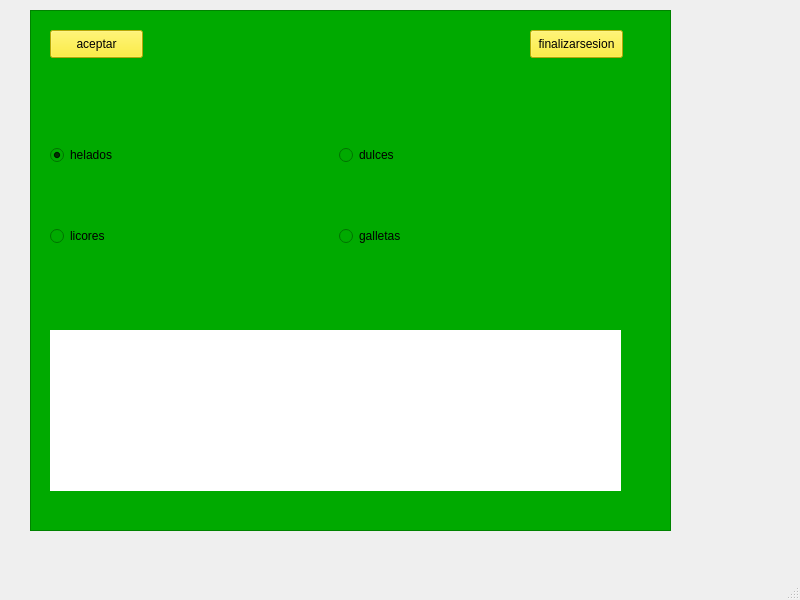
<?xml version="1.0" encoding="UTF-8"?>
<ui version="4.0">
 <class>MainWindow</class>
 <widget class="QMainWindow" name="MainWindow">
  <property name="geometry">
   <rect>
    <x>0</x>
    <y>0</y>
    <width>800</width>
    <height>600</height>
   </rect>
  </property>
  <property name="windowTitle">
   <string>MainWindow</string>
  </property>
  <widget class="QWidget" name="centralwidget">
   <widget class="QFrame" name="frame">
    <property name="geometry">
     <rect>
      <x>30</x>
      <y>10</y>
      <width>641</width>
      <height>521</height>
     </rect>
    </property>
    <property name="styleSheet">
     <string notr="true">background-color: rgb(0, 170, 0);</string>
    </property>
    <property name="frameShape">
     <enum>QFrame::StyledPanel</enum>
    </property>
    <property name="frameShadow">
     <enum>QFrame::Raised</enum>
    </property>
    <widget class="QWidget" name="gridLayoutWidget">
     <property name="geometry">
      <rect>
       <x>20</x>
       <y>80</y>
       <width>571</width>
       <height>211</height>
      </rect>
     </property>
     <layout class="QGridLayout" name="gridLayout">
      <item row="1" column="0">
       <widget class="QRadioButton" name="licores">
        <property name="text">
         <string>licores</string>
        </property>
       </widget>
      </item>
      <item row="0" column="0">
       <widget class="QRadioButton" name="helados">
        <property name="text">
         <string>helados</string>
        </property>
        <property name="checked">
         <bool>true</bool>
        </property>
       </widget>
      </item>
      <item row="0" column="1">
       <widget class="QRadioButton" name="dulces">
        <property name="text">
         <string>dulces</string>
        </property>
       </widget>
      </item>
      <item row="1" column="1">
       <widget class="QRadioButton" name="galletas">
        <property name="text">
         <string>galletas</string>
        </property>
       </widget>
      </item>
     </layout>
    </widget>
    <widget class="QLabel" name="mostrar">
     <property name="geometry">
      <rect>
       <x>20</x>
       <y>320</y>
       <width>571</width>
       <height>161</height>
      </rect>
     </property>
     <property name="styleSheet">
      <string notr="true">background-color: rgb(255, 255, 255);
font: 75 10pt &quot;Times New Roman&quot;;</string>
     </property>
     <property name="text">
      <string/>
     </property>
    </widget>
    <widget class="QPushButton" name="pushButton_9">
     <property name="geometry">
      <rect>
       <x>500</x>
       <y>20</y>
       <width>93</width>
       <height>28</height>
      </rect>
     </property>
     <property name="styleSheet">
      <string notr="true">background-color: rgb(255, 235, 11);</string>
     </property>
     <property name="text">
      <string>finalizarsesion</string>
     </property>
    </widget>
    <widget class="QPushButton" name="aceptar">
     <property name="geometry">
      <rect>
       <x>20</x>
       <y>20</y>
       <width>93</width>
       <height>28</height>
      </rect>
     </property>
     <property name="styleSheet">
      <string notr="true">background-color: rgb(255, 235, 11);</string>
     </property>
     <property name="text">
      <string>aceptar</string>
     </property>
    </widget>
   </widget>
  </widget>
  <widget class="QMenuBar" name="menubar">
   <property name="geometry">
    <rect>
     <x>0</x>
     <y>0</y>
     <width>800</width>
     <height>26</height>
    </rect>
   </property>
  </widget>
  <widget class="QStatusBar" name="statusbar"/>
 </widget>
 <resources/>
 <connections/>
</ui>
